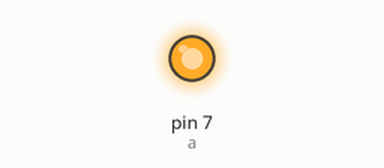
Bench run of a sketch on a simulated Arduino Uno, built with avr-gcc and run on an emulated ATmega328P. Shown: output pins drawn as LEDs (lit = HIGH). Random numbers use the default seed unless the sketch sets one.

Above: at 0.1 s.
At 36.1 s:
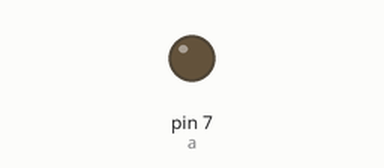
Timing chart, 0 to 37.6 s (numbered marks = the images above):
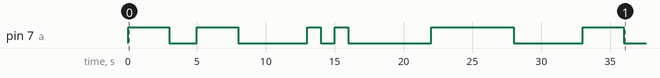

Measured:
- by itself, pin 7 (a): LOW → HIGH at 0.00 s, → LOW 3.0 s later, → HIGH 2.0 s later, → LOW 3.0 s later, … (12 changes in this stretch)

The sketch:

random_signal.ino
```cpp
int a=7;
int b=6;
int c=5;
int d=11;
int e=10;
int f=8;
int g=9;
int dp=4;

int relayOutputPin=7;

int randomNumber;
int randomMax=7;

void setup() {
  // put your setup code here, to run once:
  // Random number seed
  randomSeed(analogRead(0));
/*
  // LED
  pinMode(LED_BUILTIN, OUTPUT);
*/

  // Relay output
  pinMode(relayOutputPin, OUTPUT);

/*
  // 1-digit 7-segment display
  int i;
  for(i=4;i<=11;i++)
    pinMode(i, OUTPUT);
*/
}

void loop() {
  // put your main code here, to run repeatedly:

  // displayTest();

  // turn on for random duration
  displayLED();
  randomNumber = random(1, randomMax);
  countdown(randomNumber);

  // turn off for random duration
  clearLED();
  randomNumber = random(1, randomMax);
  countdown(randomNumber);
}

void displayLED() {
  // turn on LED
  digitalWrite(relayOutputPin, HIGH);
}

void clearLED() {
  // turn off LED
  digitalWrite(relayOutputPin, LOW);
}

void countdown(int number) {
  for(int counter=number; counter>0; counter--) {
    //displayNumber(counter);
    delay(1000);
    //clearDisplay();
  }
}

void displayTest() {
  // test the display by displaying each digit
  clearDisplay();

  displayNumber(0);
  delay(1000);
  clearDisplay();

  displayNumber(1);
  delay(1000);
  clearDisplay();

  displayNumber(2);
  delay(1000);
  clearDisplay();

  displayNumber(3);
  delay(1000);
  clearDisplay();

  displayNumber(4);
  delay(1000);
  clearDisplay();

  displayNumber(5);
  delay(1000);
  clearDisplay();

  displayNumber(6);
  delay(1000);
  clearDisplay();

  displayNumber(7);
  delay(1000);
  clearDisplay();

  displayNumber(8);
  delay(1000);
  clearDisplay();

  displayNumber(9);
  delay(1000);
  clearDisplay();
}

void displayNumber(int number) {
  // accept a number (0-9) and display it
  switch(number) {
    case 1 :
      display1();
      break;
    case 2 :
      display2();
      break;
    case 3 :
      display3();
      break;
    case 4 :
      display4();
      break;
    case 5 :
      display5();
      break;
    case 6 :
      display6();
      break;
    case 7 :
      display7();
      break;
    case 8 :
      display8();
      break;
    case 9 :
      display9();
      break;
    case 0 :
      display0();
      break;
    default :
      clearDisplay();
  }
}

void display1(void) {
  //display number 1
  digitalWrite(b,HIGH);
  digitalWrite(c,HIGH);
}

void display2(void) {
  //display number2
  digitalWrite(a,HIGH);
  digitalWrite(b,HIGH);
  digitalWrite(g,HIGH);
  digitalWrite(e,HIGH);
  digitalWrite(d,HIGH);
}

void display3(void) {
  // display number3
  digitalWrite(a,HIGH);
  digitalWrite(b,HIGH);
  digitalWrite(c,HIGH);
  digitalWrite(d,HIGH);
  digitalWrite(g,HIGH);
}

void display4(void) {
  // display number4
  digitalWrite(f,HIGH);
  digitalWrite(b,HIGH);
  digitalWrite(g,HIGH);
  digitalWrite(c,HIGH);
}

void display5(void) {
  // display number5
  digitalWrite(a,HIGH);
  digitalWrite(f,HIGH);
  digitalWrite(g,HIGH);
  digitalWrite(c,HIGH);
  digitalWrite(d,HIGH);
}

void display6(void) {
  // display number6
  digitalWrite(a,HIGH);
  digitalWrite(f,HIGH);
  digitalWrite(g,HIGH);
  digitalWrite(c,HIGH);
  digitalWrite(d,HIGH);
  digitalWrite(e,HIGH);
}

void display7(void) {
  // display number7
  digitalWrite(a,HIGH);
  digitalWrite(b,HIGH);
  digitalWrite(c,HIGH);
}

void display8(void) {
  // display number8
  digitalWrite(a,HIGH);
  digitalWrite(b,HIGH);
  digitalWrite(g,HIGH);
  digitalWrite(c,HIGH);
  digitalWrite(d,HIGH);
  digitalWrite(e,HIGH);
  digitalWrite(f,HIGH);
}

void display9(void) {
  // display number9
  digitalWrite(a,HIGH);
  digitalWrite(b,HIGH);
  digitalWrite(g,HIGH);
  digitalWrite(c,HIGH);
  digitalWrite(d,HIGH);
  digitalWrite(f,HIGH);
}

void display0(void) {
  // display number0
  digitalWrite(a,HIGH);
  digitalWrite(b,HIGH);
  digitalWrite(c,HIGH);
  digitalWrite(d,HIGH);
  digitalWrite(e,HIGH);
  digitalWrite(f,HIGH);
}

void clearDisplay(void) {
  // display nothing
  digitalWrite(a,LOW);
  digitalWrite(b,LOW);
  digitalWrite(g,LOW);
  digitalWrite(c,LOW);
  digitalWrite(d,LOW);
  digitalWrite(e,LOW);
  digitalWrite(f,LOW);
}
```
